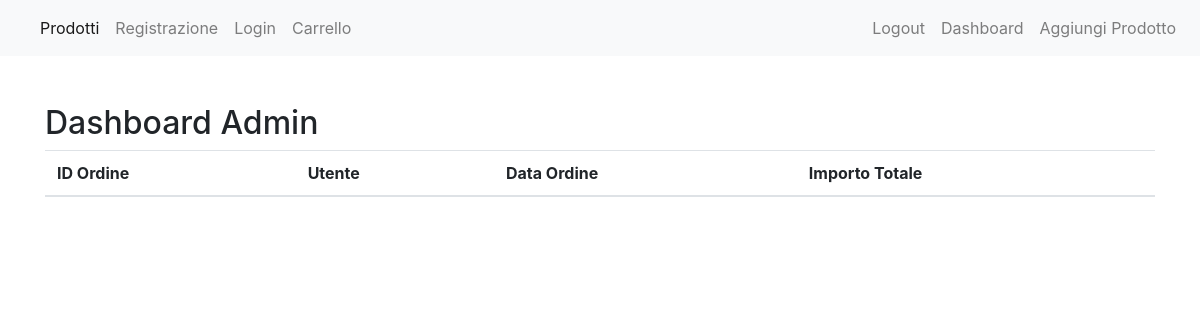
The app's page /dashboard/ (signed in), older data.
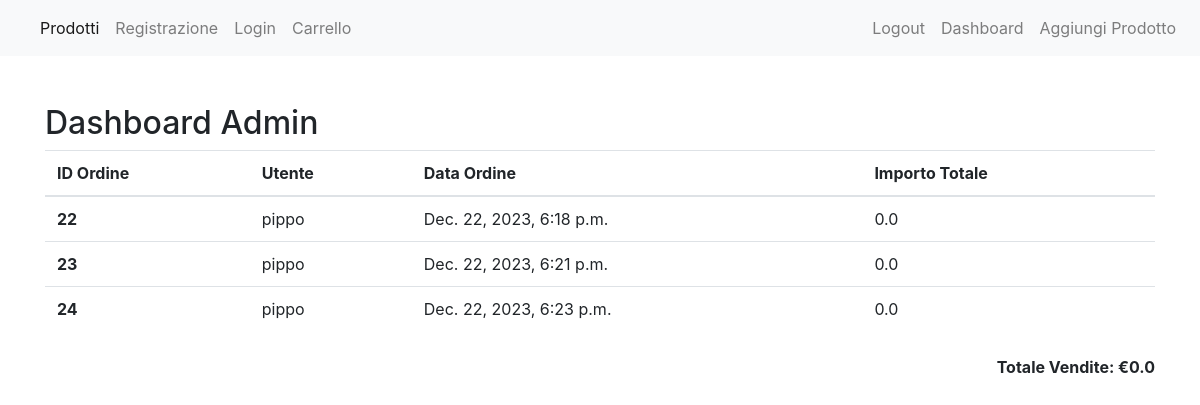
The same page, newer data.
### StoreManager/models.py (models this page shows, shortened)
class Ordine(models.Model):
    utente = models.ForeignKey(Utente, on_delete=models.CASCADE)
    data_ordine = models.DateTimeField(auto_now_add=True)
    importo_totale = models.FloatField(default=0.0)

class Utente(models.Model):
    username = models.CharField(max_length=100)
    nome = models.CharField(max_length=100)
    cognome = models.CharField(max_length=100)
    telefono = models.CharField(max_length=100)
    email = models.EmailField(max_length=100, primary_key=True)
    password = models.CharField(max_length=30)

### StoreManager/views.py (the view)
# urls.py: path("dashboard/", views.dashboard, name="dashboard"),
@user_passes_test(is_admin, login_url='login')
def dashboard(request):
    ordini = Ordine.objects.all()
    total_sales = sum(ordine.importo_totale for ordine in ordini)
    return render(request, './StoreManager/dashboard.html', {'ordini': ordini, 'total_sales': total_sales})

### StoreManager/views.py (called while the page is built)
def is_admin(user):
    return user.is_authenticated and user.is_staff

### StoreManager/templates/StoreManager/dashboard.html
{% extends './base.html' %}
{% block main %}
  <div class="container mt-5">
    <h2>Dashboard Admin</h2>
    <table class="table">
      <thead>
        <tr>
          <th scope="col">ID Ordine</th>
          <th scope="col">Utente</th>
          <th scope="col">Data Ordine</th>
          <th scope="col">Importo Totale</th>
        </tr>
      </thead>
      <tbody>
        {% for ordine in ordini %}
          <tr>
            <th scope="row">{{ ordine.id }}</th>
            <td>{{ ordine.utente.username }}</td>
            <td>{{ ordine.data_ordine }}</td>
            <td>{{ ordine.importo_totale }}</td>
          </tr>
        {% endfor %}
      </tbody>
    </table>
    {% if ordini %}
      <div class="d-flex justify-content-end mt-4">
        <p class="font-weight-bold">Totale Vendite: €{{ total_sales }}</p>
      </div>
    {% endif %}
  </div>
{% endblock %}

Row changes from the older to the newer data that the page shows:
added Ordine: id "22", utente.username "pippo", data_ordine "Dec. 22, 2023, 6:18 p.m.", importo_totale "0.0"
added Ordine: id "23", utente.username "pippo", data_ordine "Dec. 22, 2023, 6:21 p.m.", importo_totale "0.0"
added Ordine: id "24", utente.username "pippo", data_ordine "Dec. 22, 2023, 6:23 p.m.", importo_totale "0.0"
Text that changed along with them:
{{ total_sales }}: (not shown) → "0.0"
text now shown: "Totale Vendite: €"
